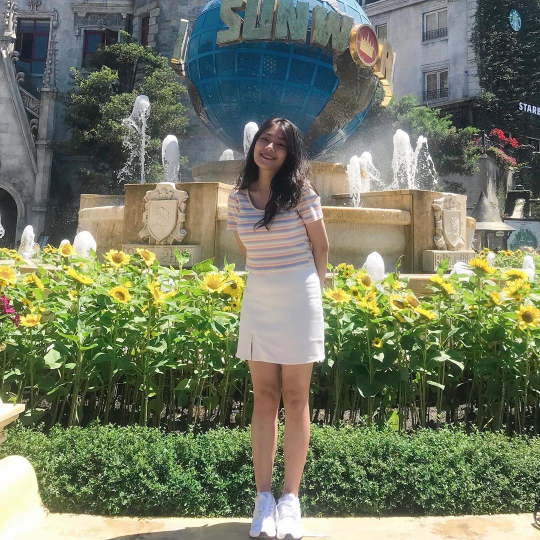
#> input picture havy.jpg, 1080 x 1080 px (shown at 1/2 size)
$ python Exam9.py
#> lines starting #> are read from the running program, lines starting #| are printed output that depends on the picture; after the words box and inside, x2 and y2 are one past the last pixel; in counts of white or black regions, pixels touching at a corner belong together
import cv2
img = cv2.imread('havy.jpg', 0)
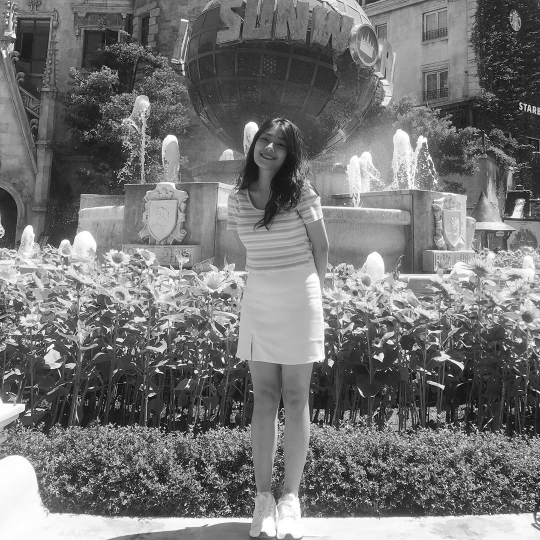
#> img: shape (1080, 1080) (shown at 1/2 size); min 0, max 255, mean 117.1
cv2.line(img, (0,0), (511,511),(255,0,0), 5)
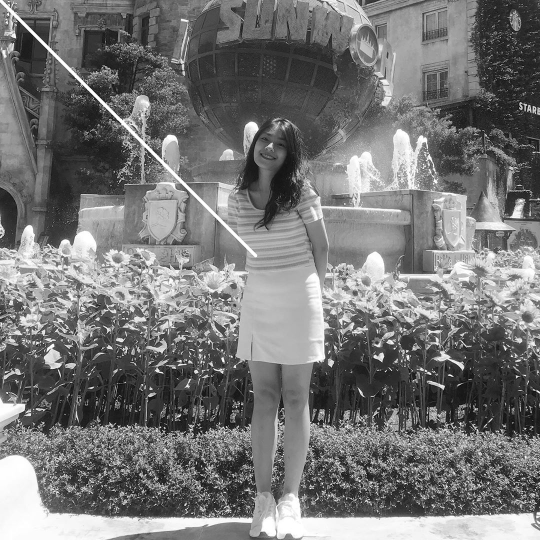
#> img: shape (1080, 1080) (shown at 1/2 size); 0.39% of pixels changed, all inside (x1, y1, x2, y2) = (0, 0, 515, 515)
cv2.imshow('image', img)
cv2.waitKey(0)
cv2.destroyAllWindows()
